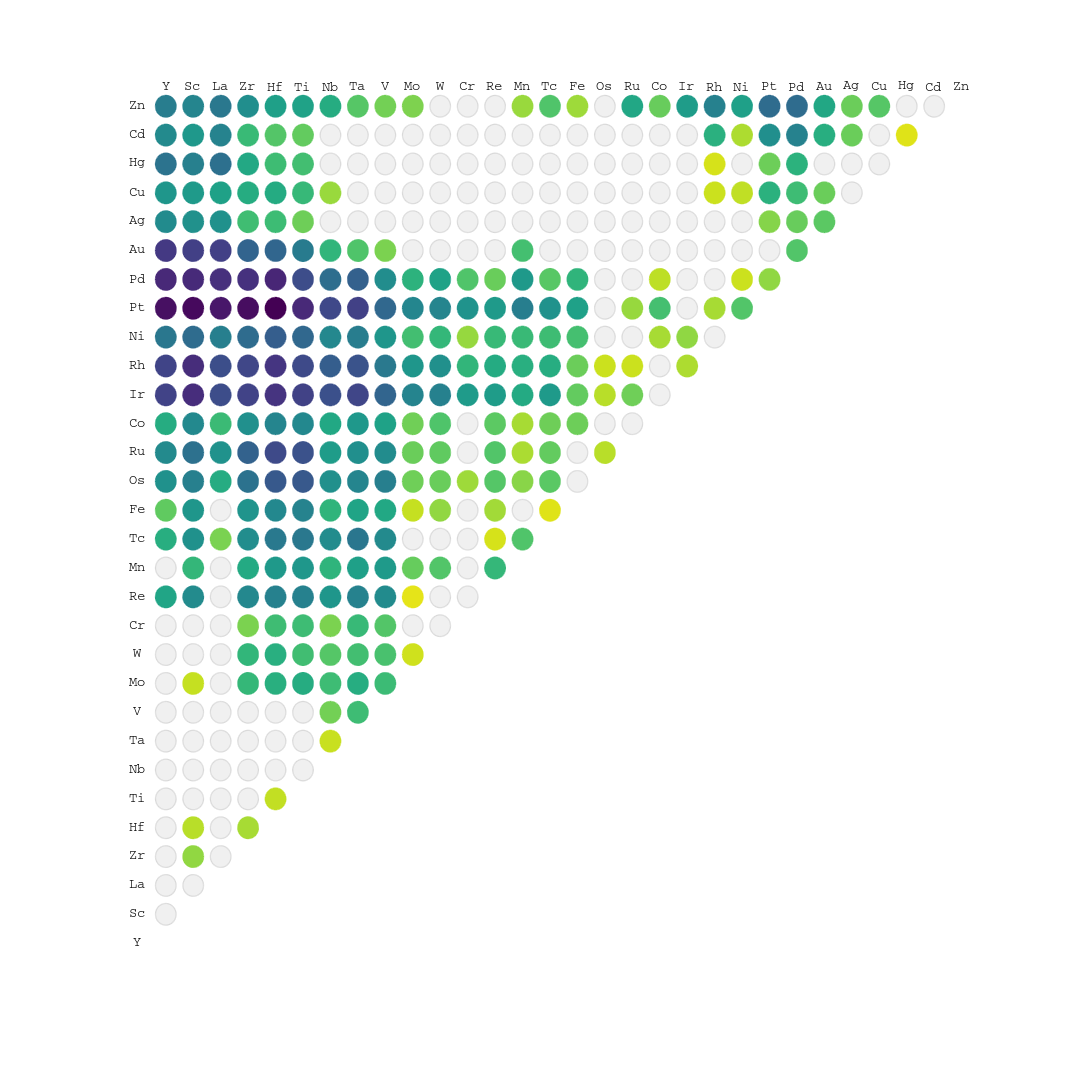
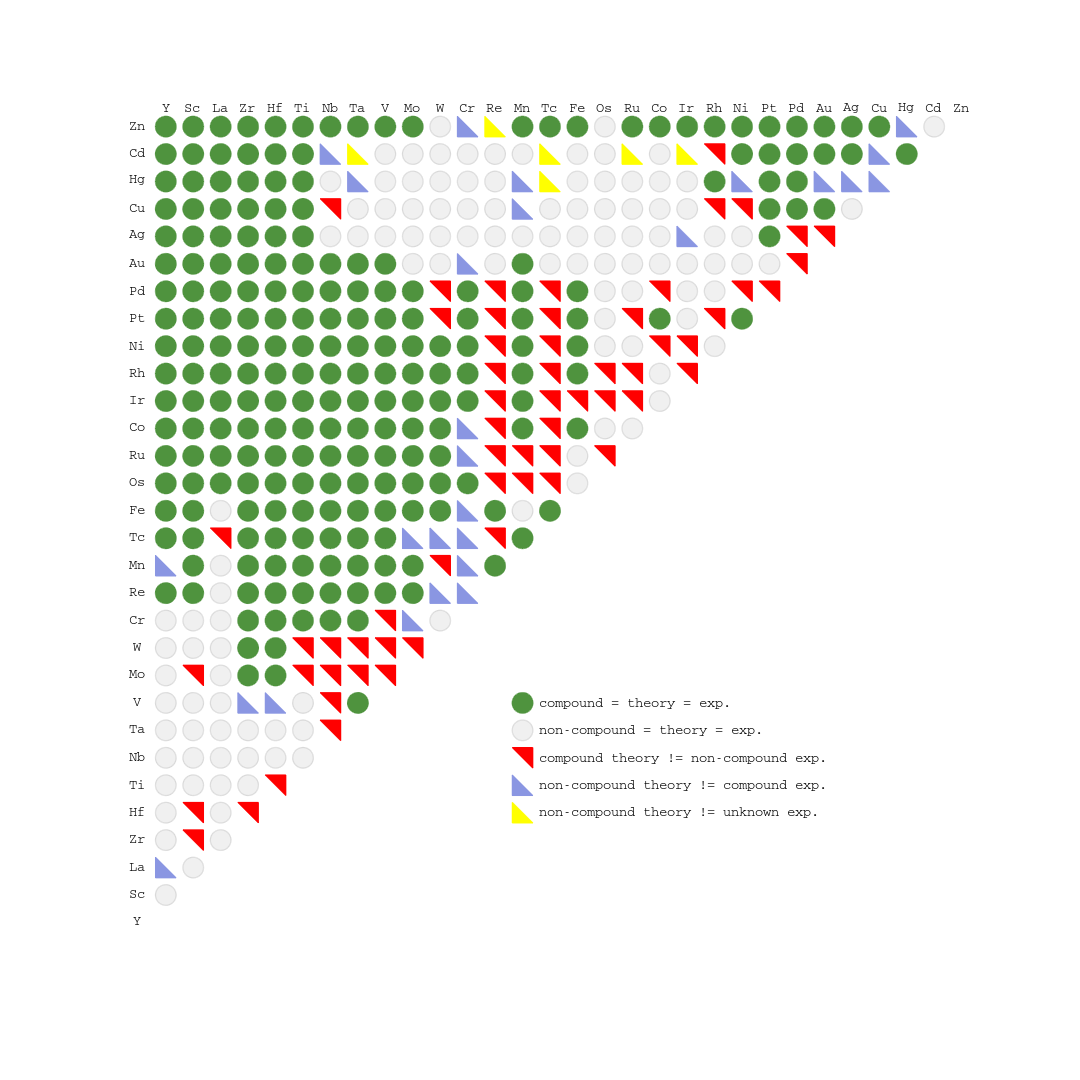

Here is the MATLAB script that generated these plots, in order:

%%%%%%%%%%%%%%%%%%%%%%%%%%%%%%%%%%%%%%%%%%%%%
elements={'Y','Sc','La','Zr','Hf','Ti','Nb','Ta','V','Mo','W','Cr','Re','Mn','Tc','Fe','Os','Ru','Co','Ir','Rh','Ni','Pt','Pd','Au','Ag','Cu','Hg','Cd','Zn'};
%      Y   Sc   La   Zr   Hf   Ti   Nb   Ta    V   Mo    W   Cr   Re   Mn   Tc   Fe   Os   Ru   Co   Ir   Rh   Ni   Pt   Pd   Au   Ag   Cu   Hg   Cd   Zn
%%%%%%%%% T DISORDER %%%%%%%%%%%%%%
T=[   0    0    0    0    0    0    0    0    0    0    0    0  230    0  191   80  331  377  198  874  862  497 1252 1065  943  368  308  525  376  458
      0    0    0   36   15    0    0    0    0   10    0    0  371  154  331  305  435  539  382 1032 1034  572 1294 1055  894  336  284  438  298  403
      0    0    0    0    0    0    0    0    0    0    0    0    0    0   54    0  199  328  138  795  791  443 1197 1014  894  334  249  542  419  486
      0   36    0    0   23    0    0    0    0  150  157   53  389  208  356  315  528  646  341  874  846  570 1270 1007  631  127  197  216  141  351
      0   15    0   23    0   11    0    0    0  185  186  130  429  291  481  385  709  818  406  986  972  671 1355 1085  616  133  204  131   96  253
      0    0    0    0   11    0    0    0    0  198  126  132  431  301  492  418  713  763  385  882  823  604 1065  798  467   65  147  122   77  244
      0    0    0    0    0    0    0    9   60  132   94   53  306  166  364  163  339  274  218  773  675  389  835  558  161    0   31    0    0  197
      0    0    0    0    0    0    9    0  132  195  123  143  421  253  500  234  407  347  294  847  752  453  887  649  103    0    0    0    0   93
      0    0    0    0    0    0   60  132    0  136  112   97  367  286  377  217  445  365  245  622  485  307  604  355   53    0    0    0    0   60
      0   10    0  150  185  198  132  195  136    0    7    0    2   74    0   10   64   69   63  408  305  123  398  173    0    0    0    0    0   51
      0    0    0  157  186  126   94  123  112    7    0    0    0   99    0   36   70   80  103  430  337  152  402  246    0    0    0    0    0    0
      0    0    0   53  130  132   53  143   97    0    0    0    0    0    0    0   28    0    0  281  159   33  322  102    0    0    0    0    0    0
    230  371    0  389  429  431  306  421  367    2    0    0    0  151    5   26   95   99   85  273  201  143  285   70    0    0    0    0    0    0
      0  154    0  208  291  301  166  253  286   74   99    0  151    0  102    0   42   21   23  209  187  142  446  290  120    0    0    0    0   31
    191  331   54  356  481  492  364  500  377    0    0    0    5  102    0    3   88   77   65  287  194  131  329   90    0    0    0    0    0  102
     80  305    0  315  385  418  163  234  217   10   36    0   26    0    3    0    0    0   66   77   68  119  251  163    0    0    0    0    0   28
    331  435  199  528  709  713  339  407  445   64   70   28   95   42   88    0    0   15    0   15    8    0    0    0    0    0    0    0    0    0
    377  539  328  646  818  763  274  347  365   69   80    0   99   21   77    0   15    0    0   64    8    0   32    0    0    0    0    0    0  223
    198  382  138  341  406  385  218  294  245   63  103    0   85   23   65   66    0    0    0    0    0   23  119   13    0    0    0    0    0   71
    874 1032  795  874  986  882  773  847  622  408  430  281  273  209  287   77   15   64    0    0   20   37    0    0    0    0    0    0    0  276
    862 1034  791  846  972  823  675  752  485  305  337  159  201  187  194   68    8    8    0   20    0    0   23    0    0    0    8    5  180  432
    497  572  443  570  671  604  389  453  307  123  152   33  143  142  131  119    0    0   23   37    0    0   99    8    0    0   12    0   20  255
   1252 1294 1197 1270 1355 1065  835  887  604  398  402  322  285  446  329  251    0   32  119    0   23   99    0   37    0   45  177   66  344  569
   1065 1055 1014 1007 1085  798  558  649  355  173  246  102   70  290   90  163    0    0   13    0    0    8   37    0   99   72  132  174  422  571
    943  894  894  631  616  467  161  103   53    0    0    0    0  120    0    0    0    0    0    0    0    0    0   99    0   86   69    0  191  221
    368  336  334  127  133   65    0    0    0    0    0    0    0    0    0    0    0    0    0    0    0    0   45   72   86    0    0    0   69   68
    308  284  249  197  204  147   31    0    0    0    0    0    0    0    0    0    0    0    0    0    8   12  177  132   69    0    0    0    0   93
    525  438  542  216  131  122    0    0    0    0    0    0    0    0    0    0    0    0    0    0    5    0   66  174    0    0    0    0    3    0
    376  298  419  141   96   77    0    0    0    0    0    0    0    0    0    0    0    0    0    0  180   20  344  422  191   69    0    3    0    0
    458  403  486  351  253  244  197   93   60   51    0    0    0   31  102   28    0  223   71  276  432  255  569  571  221   68   93    0    0    0
];
%%%%%%%%% X EXPERIMENTS %%%%%%%%%%%%%%
X=[   0    0    1    0    0    0    0    0    0    0    0    0    1    1    1    1    1    1    1    1    1    1    1    1    1    1    1    1    1    1
      0    0    0    0    0    0    0    0    0   -1    0    0    1    1    1    1    1    1    1    1    1    1    1    1    1    1    1    1    1    1
      1    0    0    0    0    0    0    0    0    0    0    0    0    0   -1    0    1    1    1    1    1    1    1    1    1    1    1    1    1    1
      0    0    0    0    0    0    0    0    1    1    1    1    1    1    1    1    1    1    1    1    1    1    1    1    1    1    1    1    1    1
      0    0    0    0    0    0    0    0    1    1    1    1    1    1    1    1    1    1    1    1    1    1    1    1    1    1    1    1    1    1
      0    0    0    0    0    0    0    0    0    0    0    1    1    1    1    1    1    1    1    1    1    1    1    1    1    1    1    1    1    1
      0    0    0    0    0    0    0    0    0    0    0    1    1    1    1    1    1    1    1    1    1    1    1    1    1    0    0    0    1    1
      0    0    0    0    0    0    0    0    1    0    0    1    1    1    1    1    1    1    1    1    1    1    1    1    1    0    0    1   -1    1
      0    0    0    1    1    0    0    1    0    0    0    0    1    1    1    1    1    1    1    1    1    1    1    1    1    0    0    0    0    1
      0   -1    0    1    1    0    0    0    0    0    0    1    1    1    1    1    1    1    1    1    1    1    1    1    0    0    0    0    0    1
      0    0    0    1    1    0    0    0    0    0    0    0    1    0    1    1    1    1    1    1    1    1    0    0    0    0    0    0    0    0
      0    0    0    1    1    1    1    1    0    1    0    0    1    1    1    1    1    1    1    1    1    1    1    1    1    0    0    0    0    1
      1    1    0    1    1    1    1    1    1    1    1    1    0    1    0    1    0    0    0    0    0    0    0    0    0    0    0    0    0   -1
      1    1    0    1    1    1    1    1    1    1    0    1    1    0    1    0   -1    0    1    1    1    1    1    1    1    0    1    1    0    1
      1    1   -1    1    1    1    1    1    1    1    1    1    0    1    0    1    0    0    0    0    0    0    0    0    0    0    0   -1   -1    1
      1    1    0    1    1    1    1    1    1    1    1    1    1    0    1    0    0    0    1    0    1    1    1    1    0    0    0    0    0    1
      1    1    1    1    1    1    1    1    1    1    1    1    0   -1    0    0    0    0    0    0    0    0    0    0    0    0    0    0    0    0
      1    1    1    1    1    1    1    1    1    1    1    1    0    0    0    0    0    0    0    0    0    0    0    0    0    0    0    0   -1    1
      1    1    1    1    1    1    1    1    1    1    1    1    0    1    0    1    0    0    0    0    0    0    1    0    0    0    0    0    0    1
      1    1    1    1    1    1    1    1    1    1    1    1    0    1    0    0    0    0    0    0    0    0    0    0    0    1    0    0   -1    1
      1    1    1    1    1    1    1    1    1    1    1    1    0    1    0    1    0    0    0    0    0    0    0    0    0    0    0    1    0    1
      1    1    1    1    1    1    1    1    1    1    1    1    0    1    0    1    0    0    0    0    0    0    1    0    0    0    0    1    1    1
      1    1    1    1    1    1    1    1    1    1    0    1    0    1    0    1    0    0    1    0    0    1    0    0    0    1    1    1    1    1
      1    1    1    1    1    1    1    1    1    1    0    1    0    1    0    1    0    0    0    0    0    0    0    0    0    0    1    1    1    1
      1    1    1    1    1    1    1    1    1    0    0    1    0    1    0    0    0    0    0    0    0    0    0    0    0    0    1    1    1    1
      1    1    1    1    1    1    0    0    0    0    0    0    0    0    0    0    0    0    0    1    0    0    1    0    0    0    0    1    1    1
      1    1    1    1    1    1    0    0    0    0    0    0    0    1    0    0    0    0    0    0    0    0    1    1    1    0    0    1    1    1
      1    1    1    1    1    1    0    1    0    0    0    0    0    1   -1    0    0    0    0    0    1    1    1    1    1    1    1    0    1    1
      1    1    1    1    1    1    1   -1    0    0    0    0    0    0   -1    0    0   -1    0   -1    0    1    1    1    1    1    1    1    0    0
      1    1    1    1    1    1    1    1    1    1    0    1   -1    1    1    1    0    1    1    1    1    1    1    1    1    1    1    1    0    0
];

[i N]=size(elements);  
horX=+0.15;horY=0.2;
verX=-0.60;verY=0.90;
shiftX=0.1;shiftY=-0.5;


%N=20

FONTDIM=16;
FONTDIMsmall=11;
FONTDIMbig=18;
COLOR=[0 0 0];
LINEWIDTH=1.2;
MARKERSIZE=25;
PAPERPOSITION=0.4*[0 0 N N]; % standard ratio is 16/9;
PAPERSIZE=[8.5 11];
POSITION=[420 560 560 420]; % video
AXISWIDTH=1;
AXISPOSITION=[0.0 1 1 0.0]*N;
VERBOSE=1; 


H_FIGURE=figure(1);clf;
%set(H_FIGURE,'PaperUnits','inches');
%set(H_FIGURE,'PaperOrientation','portrait');
set(H_FIGURE,'PaperPosition',PAPERPOSITION); % left top width height
%set(H_FIGURE,'PaperSize',PAPERSIZE);
%set(H_FIGURE,'PaperType','usletter');
%set(H_FIGURE,'Position',POSITION);




greylight2=[hex2dec('f0') hex2dec('f0') hex2dec('f0')]/255;
greylight=[hex2dec('d9') hex2dec('d9') hex2dec('d9')]/255;
greydark=[hex2dec('7f') hex2dec('7f') hex2dec('7f')]/255;
green=[hex2dec('4f')         hex2dec('93')         hex2dec('3e')]/255;
%green=[hex2dec('00') hex2dec('aa') hex2dec('00')]/255;
red=[hex2dec('ff') hex2dec('00') hex2dec('00')]/255;
bluelight=[hex2dec('8a') hex2dec('96') hex2dec('e2')]/255;
bluedark=[hex2dec('38') hex2dec('48') hex2dec('b5')]/255;
pink=[hex2dec('ff') hex2dec('00') hex2dec('ff')]/255;
yellow=[hex2dec('ff') hex2dec('ff') hex2dec('00')]/255;

hsvM=hsv;boneM=bone;hotM=hot;jetM=jet;
pinkM=pink;coolM=cool;prismM=prism;flagM=flag;
grayM=gray;colormapM=colormap;

%%%%%%%%%%%%%%%%%%%%%%%%%%%%%%%%%%%%%%%%%%%%%

cla;
%axis ij;
axis off;

t=sqrt((T/max(max(T))));

jet;

xlim([0,2*N+1]);ylim([0,2*N+1]);
sizeC=1.5;
sizeR=1.4;
for i=1:N
  for j=1:N
    if i<j 
     posX=2*i-1+shiftX;posY=2*j-1+shiftY;
      if t(i,j)>=0.0 & t(i,j)<=0.01
        %circle greylight
        rectangle('Position',[posX,posY,sizeC,sizeC],'Curvature',[1,1],'LineWidth',1,'EdgeColor',greylight,'FaceColor',greylight2);
        %daspect([1,1,1]);
      end
      if t(i,j)>0.01 & t(i,j)<=1.00
        color=((interp1((0:63)/63,colormapM,1.0-t(i,j))));%color(1)=color(1)*0.10;color(2)=color(2)*0.85;color(3)=1-0.8*(1-color(3));
        %circle grey light
        rectangle('Position',[posX,posY,sizeC,sizeC],'Curvature',[1,1],'LineWidth',1,'EdgeColor',color,'FaceColor',color);
        %daspect([1,1,1]);
      end
      
      %  if t(i,j)>0.5 & t(i,j)<=0.8
      %     %circle greydark
      %	   rectangle('Position',[2*i-1+shiftX,2*j-1+shiftY,sizeC,sizeC],'Curvature',[1,1],'LineWidth',1,'EdgeColor',greydark,'FaceColor',greydark);
      %      %daspect([1,1,1]);
      %   end
      %   if t(i,j)>0.8 & t(i,j)<=0.9
      %     %rectangle green
      % 		h=rectangle('Position',[2*i-1+shiftX,2*j-1+shiftY,sizeR,sizeR],'Curvature',[0,0],'LineWidth',1,'EdgeColor',green,'FaceColor',green);
      %      %daspect([1,1,1]);
      %   end
      %   if t(i,j)>0.9 & t(i,j)<=1.0
      %     %rectangle red
      %		h=rectangle('Position',[2*i-1+shiftX,2*j-1+shiftY,sizeR,sizeR],'Curvature',[0,0],'LineWidth',1,'EdgeColor',red,'FaceColor',red);
      %       %daspect([1,1,1]);
      %    end
      
    end
  end
end

%colormap;

for i=1:N
  if i==1 | i==9  | i==11  
    text(2*i-1+horX+shiftX+0.33,horY+shiftY+2*N+1,elements(i),'FontName','Courier','FontSize',FONTDIMsmall);
    text(verX+shiftX,2*i-1+verY+shiftY,elements(i),'FontName','Courier','FontSize',FONTDIMsmall);
  else
    text(2*i-1+horX+shiftX,horY+shiftY+2*N+1,elements(i),'FontName','Courier','FontSize',FONTDIMsmall);
    text(verX+shiftX-0.33,2*i-1+verY+shiftY,elements(i),'FontName','Courier','FontSize',FONTDIMsmall);
  end    
end


%h=gca;
%get(h);
%set(h,'Visible','off');
%set(h,'Color',[1 1 0]);
%set(h,'XColor',[1 1 1]);

print -depsc order.eps
%unix('convert order.eps order.pdf');
%unix('convert order.eps order.png');

%%%%%%%%%%%%%%%%%%%%%%%%%%
hold off

cla;

%axis ij;
axis off;

x=X;


xlim([0,2*N+1]);ylim([0,2*N+1]);
sizeC=1.5;
sizeR=1.4;
daspect([1,1,1]);

for i=1:N
  for j=1:N
    if i<j 
      taU=sizeC*[1 1 0];tbU=sizeC*[0 1 1];
      taB=sizeC*[0 1 0];tbB=sizeC*[0 0 1];
      posX=2*i-1+shiftX;posY=2*j-1+shiftY;
      %   trianglesupX=[0 1E-8 0]+2*i-1+shiftX;trianglesupY=[0 0
      %   1E-8]+2*j-1+shiftY;
        color=[1 1 1];Curvature=[1,1];
   %     rectangle('Position',[posX,posY,sizeC,sizeC],'Curvature',Curvature,'LineWidth',1,'EdgeColor',color,'FaceColor',color);
        hold on
      if (t(i,j)==0.0) & x(i,j)==0
        %circle greylight
        rectangle('Position',[posX,posY,sizeC,sizeC],'Curvature',[1,1],'LineWidth',1,'EdgeColor',greylight,'FaceColor',greylight2);
        %daspect([1,1,1]);
      end      
     if t(i,j)>0.0 & x(i,j)==1  % MIX
        color=green; 
        rectangle('Position',[posX,posY,sizeC,sizeC],'Curvature',Curvature,'LineWidth',1,'EdgeColor',color,'FaceColor',color);
        hold on
     end
     if t(i,j)>0.0 & x(i,j)~=1   % MIX THEORY NO-MIX EXPERIMENTS
        color=red; 
        fill(posX+taU,posY+tbU,color,'EdgeColor',color,'FaceColor',color);%,'LineWidth',1,'EdgeColor',color);
  %     rectangle('Position',[posX,posY,sizeC,sizeC],'Curvature',Curvature,'LineWidth',1,'EdgeColor',color,'FaceColor',color);
        hold on
      end
      if (x(i,j)==1 | x(i,j)==-1) & t(i,j)==0.0   % EXPERIMENTS
        if x(i,j)==1 color=bluelight; end
        if x(i,j)==-1 color=yellow; end
        z=fill(posX+taB,posY+tbB,color,'EdgeColor',color,'FaceColor',color);%,'LineWidth',1,'EdgeColor',color);
        hold on
        % daspect([1,1,1]);
      end
  %      if t(i,j)>0.01 & t(i,j)<=1.00
%        color=((interp1((0:63)/63,grayM,1.0-t(i,j))));color(2)=color(2)*0.10;color(3)=color(3)*0.15;
%        %circle grey light
%        rectangle('Position',[posX,posY,sizeC,sizeC],'Curvature',[1,1],'LineWidth',1,'EdgeColor',color,'FaceColor',color);
%        %daspect([1,1,1]);
%      end
      
%      if x(i,j)==0    % nomix
%        color=[0.1 0.1 0.1];Curvature=[1,1];
%        %            rectangle('Position',[posX,posY,sizeC,sizeC],'Curvature',Curvature,'LineWidth',1,'EdgeColor',color,'FaceColor',color);
%      end
%      if x(i,j)==-1     % unknown
                        %   color=[0 0 0.5];Curvature=[0,0];
%      end
%      
%      daspect([1,1,1]);
      
      
    end
  end
end


for i=1:N
  if i==1 | i==9  | i==11  
    text(2*i-1+horX+shiftX+0.33,horY+shiftY+2*N+1,elements(i),'FontName','Courier','FontSize',FONTDIMsmall);
    text(verX+shiftX,2*i-1+verY+shiftY,elements(i),'FontName','Courier','FontSize',FONTDIMsmall);
  else
    text(2*i-1+horX+shiftX,horY+shiftY+2*N+1,elements(i),'FontName','Courier','FontSize',FONTDIMsmall);
    text(verX+shiftX-0.33,2*i-1+verY+shiftY,elements(i),'FontName','Courier','FontSize',FONTDIMsmall);
  end    
end


taU=sizeC*[1 1 0];tbU=sizeC*[0 1 1];
taB=sizeC*[0 1 0];tbB=sizeC*[0 0 1];
i=14;j=10;
j=j-1;posX=2*i-1+shiftX;posY=2*j-1+shiftY;
color=green; 
rectangle('Position',[posX,posY,sizeC,sizeC],'Curvature',Curvature,'LineWidth',1,'EdgeColor',color,'FaceColor',color);
text(posX+2,posY+0.8,'compound = theory = exp.','FontName','Courier','FontSize',FONTDIMsmall);
j=j-1;posX=2*i-1+shiftX;posY=2*j-1+shiftY;
color=green; 
rectangle('Position',[posX,posY,sizeC,sizeC],'Curvature',[1,1],'LineWidth',1,'EdgeColor',greylight,'FaceColor',greylight2);
text(posX+2,posY+0.8,'non-compound = theory = exp.','FontName','Courier','FontSize',FONTDIMsmall);
j=j-1;posX=2*i-1+shiftX;posY=2*j-1+shiftY;
color=red; 
fill(posX+taU,posY+tbU,color,'EdgeColor',color,'FaceColor',color);%,'LineWidth',1,'EdgeColor',color);
text(posX+2,posY+0.8,'compound theory != non-compound exp.','FontName','Courier','FontSize',FONTDIMsmall);
j=j-1;posX=2*i-1+shiftX;posY=2*j-1+shiftY;
color=bluelight; 
fill(posX+taB,posY+tbB,color,'EdgeColor',color,'FaceColor',color);%,'LineWidth',1,'EdgeColor',color);
text(posX+2,posY+0.8,'non-compound theory != compound exp.','FontName','Courier','FontSize',FONTDIMsmall);
j=j-1;posX=2*i-1+shiftX;posY=2*j-1+shiftY;
color=yellow; 
fill(posX+taB,posY+tbB,color,'EdgeColor',color,'FaceColor',color);%,'LineWidth',1,'EdgeColor',color);
text(posX+2,posY+0.8,'non-compound theory != unknown exp.','FontName','Courier','FontSize',FONTDIMsmall);


%h=gca;
%get(h);
%set(h,'Visible','off');
%set(h,'Color',[1 1 0]);
%set(h,'XColor',[1 1 1]);

print -depsc experiments.eps



